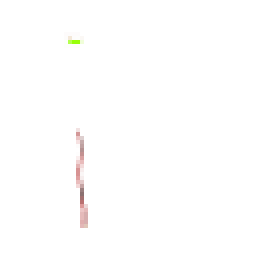
#> input picture Original Files/Esper/Texture2D/Akira_Body_Curvature_02.png, 64 x 64 px (shown 4 times larger)
$ python dup16_wheel.py -p '../Original Files/Esper/Texture2D/Akira_Body_Curvature_02.png'
#> lines starting #> are read from the running program, lines starting #| are printed output that depends on the picture
import argparse
import os
import sys
from pathlib import Path
from tkinter import filedialog, messagebox
import tkinter as tk
from PIL import Image

def select_image_file():
    """Open file explorer to select an image file."""
    root = tk.Tk()
    root.withdraw()  # Hide the main window

    file_path = filedialog.askopenfilename(
        title="Select an image file",
        filetypes=[
            ("Image files", "*.png *.jpg *.jpeg *.bmp *.tiff *.webp"),
            ("PNG files", "*.png"),
            ("JPEG files", "*.jpg *.jpeg"),
            ("All files", "*.*")
        ]
    )

    root.destroy()
    return file_path

def confirm_path(file_path):
    """Ask user to confirm the selected path."""
    # Always show absolute path for confirmation
    absolute_path = Path(file_path).resolve()
    print(f"\nSelected file: {absolute_path}")
    while True:
        confirm = input("Confirm this path? (y/n): ").lower().strip()
        if confirm in ['y', 'yes']:
            return True
        elif confirm in ['n', 'no']:
            return False
        else:
            print("Please enter 'y' for yes or 'n' for no.")
#> this loop made 1 pass; the answer given on pass 1: y
#> in main, image is the input picture: PIL image 64x64 RGBA; mean R, G, B, A 167.4, 61.9, 0, 0.9
#| 📊 Original image size: 64x64

def make_square_image(image):
    """Convert image to square by padding with transparent pixels."""
    width, height = image.size
#> width = 64; height = 64

    if width == height:
        print("✅ Image is already square!")
        return image

    print(f"⚠️  Image is not square ({width}x{height}). Making it square...")

    # Find the longest side
    max_size = max(width, height)

    # Create a new square image with transparent background
    if image.mode != 'RGBA':
        image = image.convert('RGBA')

    square_image = Image.new('RGBA', (max_size, max_size), (0, 0, 0, 0))

    # Calculate position to center the original image
    x_offset = (max_size - width) // 2
    y_offset = (max_size - height) // 2

    # Paste the original image onto the square canvas
    square_image.paste(image, (x_offset, y_offset))

    print(f"✅ Image converted to square ({max_size}x{max_size})")
    return square_image

def resize_image(image, target_size):
    """Resize image to target size."""
#> called with target_size = 512
    current_size = image.size[0]  # Assuming square image
#> current_size = 64
    if current_size != target_size:
        print(f"🔄 Resizing image from {current_size}x{current_size} to {target_size}x{target_size}")
#| 🔄 Resizing image from 64x64 to 512x512
        image = image.resize((target_size, target_size), Image.Resampling.LANCZOS)
#> image: PIL image 512x512 RGBA
    return image

def create_4x4_grid(image):
    """Create a 4x4 grid with the same image repeated 16 times."""
    single_size = image.size[0]  # Assuming square image
#> single_size = 512
    grid_size = single_size * 4
#> grid_size = 2048

    print(f"🔄 Creating 4x4 grid ({grid_size}x{grid_size})...")
#> (printed output is left out)

    # Create the grid image
    grid_image = Image.new('RGBA', (grid_size, grid_size), (0, 0, 0, 0))
#> grid_image: PIL image 2048x2048 RGBA; every value is 0

    # Paste the image 16 times (4x4 grid)
    for row in range(4):
        for col in range(4):
            x = col * single_size
            y = row * single_size
            grid_image.paste(image, (x, y))
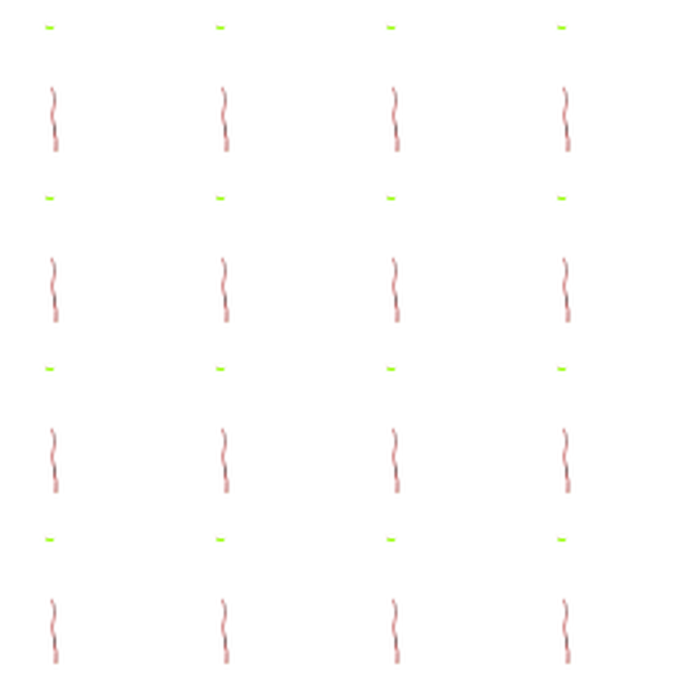
#> grid_image: PIL image 2048x2048 RGBA (shown at 1/3 size); mean R, G, B, A 4.3, 1.1, 0, 1; transparent parts drawn white

    print("✅ 4x4 grid created successfully!")
    return grid_image

def generate_output_path(input_path, custom_name=None):
    """Generate the output file path."""
    input_path = Path(input_path)

    if custom_name:
        output_name = f"{custom_name}.png"
    else:
        output_name = f"{input_path.stem}_16_wheel.png"

    output_path = input_path.parent / output_name
    return output_path

def main():
    parser = argparse.ArgumentParser(
        description='Create a 4x4 grid from a single image for wheel textures',
        formatter_class=argparse.RawDescriptionHelpFormatter,
        epilog="""
Examples:
  python dup16_wheel.py                           # Use file explorer, default 2048x2048
  python dup16_wheel.py --path image.png          # Use specified path
  python dup16_wheel.py --path ../images/wheel.png --size 1024  # Relative path with custom size
  python dup16_wheel.py --size 512 --name custom  # File explorer with custom settings
        """
    )

    parser.add_argument(
        '--size', '-s',
        type=int,
        default=2048,
        help='Final size of the output image (must be divisible by 4, default: 2048)'
    )

    parser.add_argument(
        '--name', '-n',
        type=str,
        help='Custom name for output file (without extension)'
    )

    parser.add_argument(
        '--path', '-p',
        type=str,
        help='Path to the input image file (relative or absolute). If not provided, file explorer will open.'
    )

    args = parser.parse_args()

    # Validate size parameter
    if args.size % 4 != 0:
        print(f"❌ Error: Size {args.size} is not divisible by 4!")
        print("The size must be divisible by 4 to create a proper 4x4 grid.")
        sys.exit(1)

    if args.size <= 0:
        print(f"❌ Error: Size must be positive, got {args.size}")
        sys.exit(1)

    # Calculate individual image size
    individual_size = args.size // 4
    print(f"📏 Target grid size: {args.size}x{args.size}")
    print(f"📏 Individual image size: {individual_size}x{individual_size}")

    # Get image path
    if args.path:
        # Use provided path
        image_path = args.path

        # Check if file exists
        if not Path(image_path).exists():
            print(f"❌ Error: File not found: {image_path}")
            sys.exit(1)
    else:
        # Use file explorer
        print("🗂️  Opening file explorer...")
        image_path = select_image_file()

        if not image_path:
            print("❌ No file selected. Exiting.")
            sys.exit(1)

    # Confirm path (always show absolute path)
    if not confirm_path(image_path):
        print("❌ Path not confirmed. Exiting.")
        sys.exit(1)

    try:
        # Load the image
        print(f"📁 Loading image: {image_path}")
        image = Image.open(image_path)
        print(f"📊 Original image size: {image.size[0]}x{image.size[1]}")

        # Make it square
        square_image = make_square_image(image)

        # Resize to individual size
        resized_image = resize_image(square_image, individual_size)

        # Create 4x4 grid
        grid_image = create_4x4_grid(resized_image)

        # Generate output path
        output_path = generate_output_path(image_path, args.name)

        # Save the result
        print(f"💾 Saving result to: {output_path}")
        grid_image.save(output_path, 'PNG')

        print(f"🎉 Successfully created 4x4 wheel texture!")
        print(f"📁 Output file: {output_path}")
        print(f"📊 Final size: {grid_image.size[0]}x{grid_image.size[1]}")
#| 📊 Final size: 2048x2048

    except Exception as e:
        print(f"❌ Error processing image: {e}")
        sys.exit(1)

if __name__ == "__main__":
    main()
